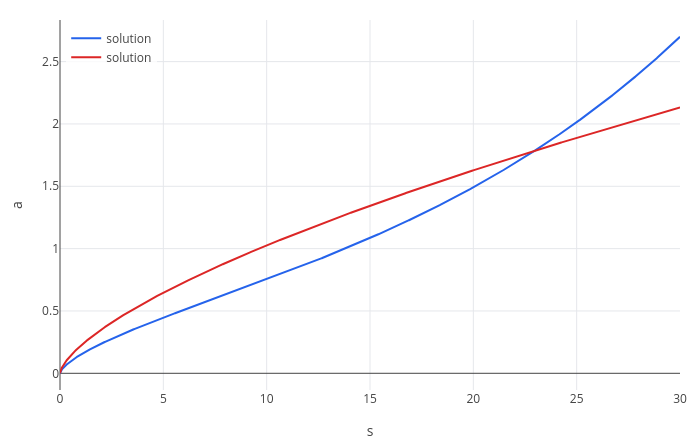

Write notebook code for a chart like this one.
### Markdown cell above
**13.8 billion years**, the value quoted by the Planck satellite team (13.787 ± 0.020) [3].

### The history of the expansion

Solving the Friedmann equation forward in time (in billions of years) gives $a(t)$. For comparison, a universe with
matter only ($\Omega_m = 1$), which cosmologists assumed until 1998:

### Code cell
k = eval(H0/977.8);
ours = odeplot([k*a*sqrt(0.31/a^3 + 0.69), 1], [a s], t, [0.001 0], 0, 30, [s a]);
matteronly = odeplot([k*a*sqrt(1/a^3), 1], [a s], t, [0.001 0], 0, 30, [s a]);
show(ours, matteronly)

### Figure 1 — Plotly figure (JSON) as saved in the notebook; plotly's stock layout.template omitted (floating-point values rounded to 4 significant figures; data arrays with more than 128 entries replaced by an {"elided": "..."} marker saying what was removed)
{"data": [{"line": {"color": "#2563eb", "width": 2}, "mode": "lines", "name": "solution", "type": "scatter", "x": {"elided": "1431 float values"}, "y": {"elided": "1431 float values"}}, {"line": {"color": "#dc2626", "width": 2}, "mode": "lines", "name": "solution", "type": "scatter", "x": {"elided": "1431 float values"}, "y": {"elided": "1431 float values"}}], "layout": {"height": 440, "legend": {"bgcolor": "rgba(255,255,255,0.8)", "x": 0.01, "y": 0.99}, "margin": {"b": 50, "l": 60, "r": 20, "t": 20}, "showlegend": true, "title": {"text": ""}, "width": 700, "xaxis": {"title": {"text": "s"}, "zeroline": true}, "yaxis": {"range": [-0.1339, 2.834], "title": {"text": "a"}, "zeroline": true}}}
